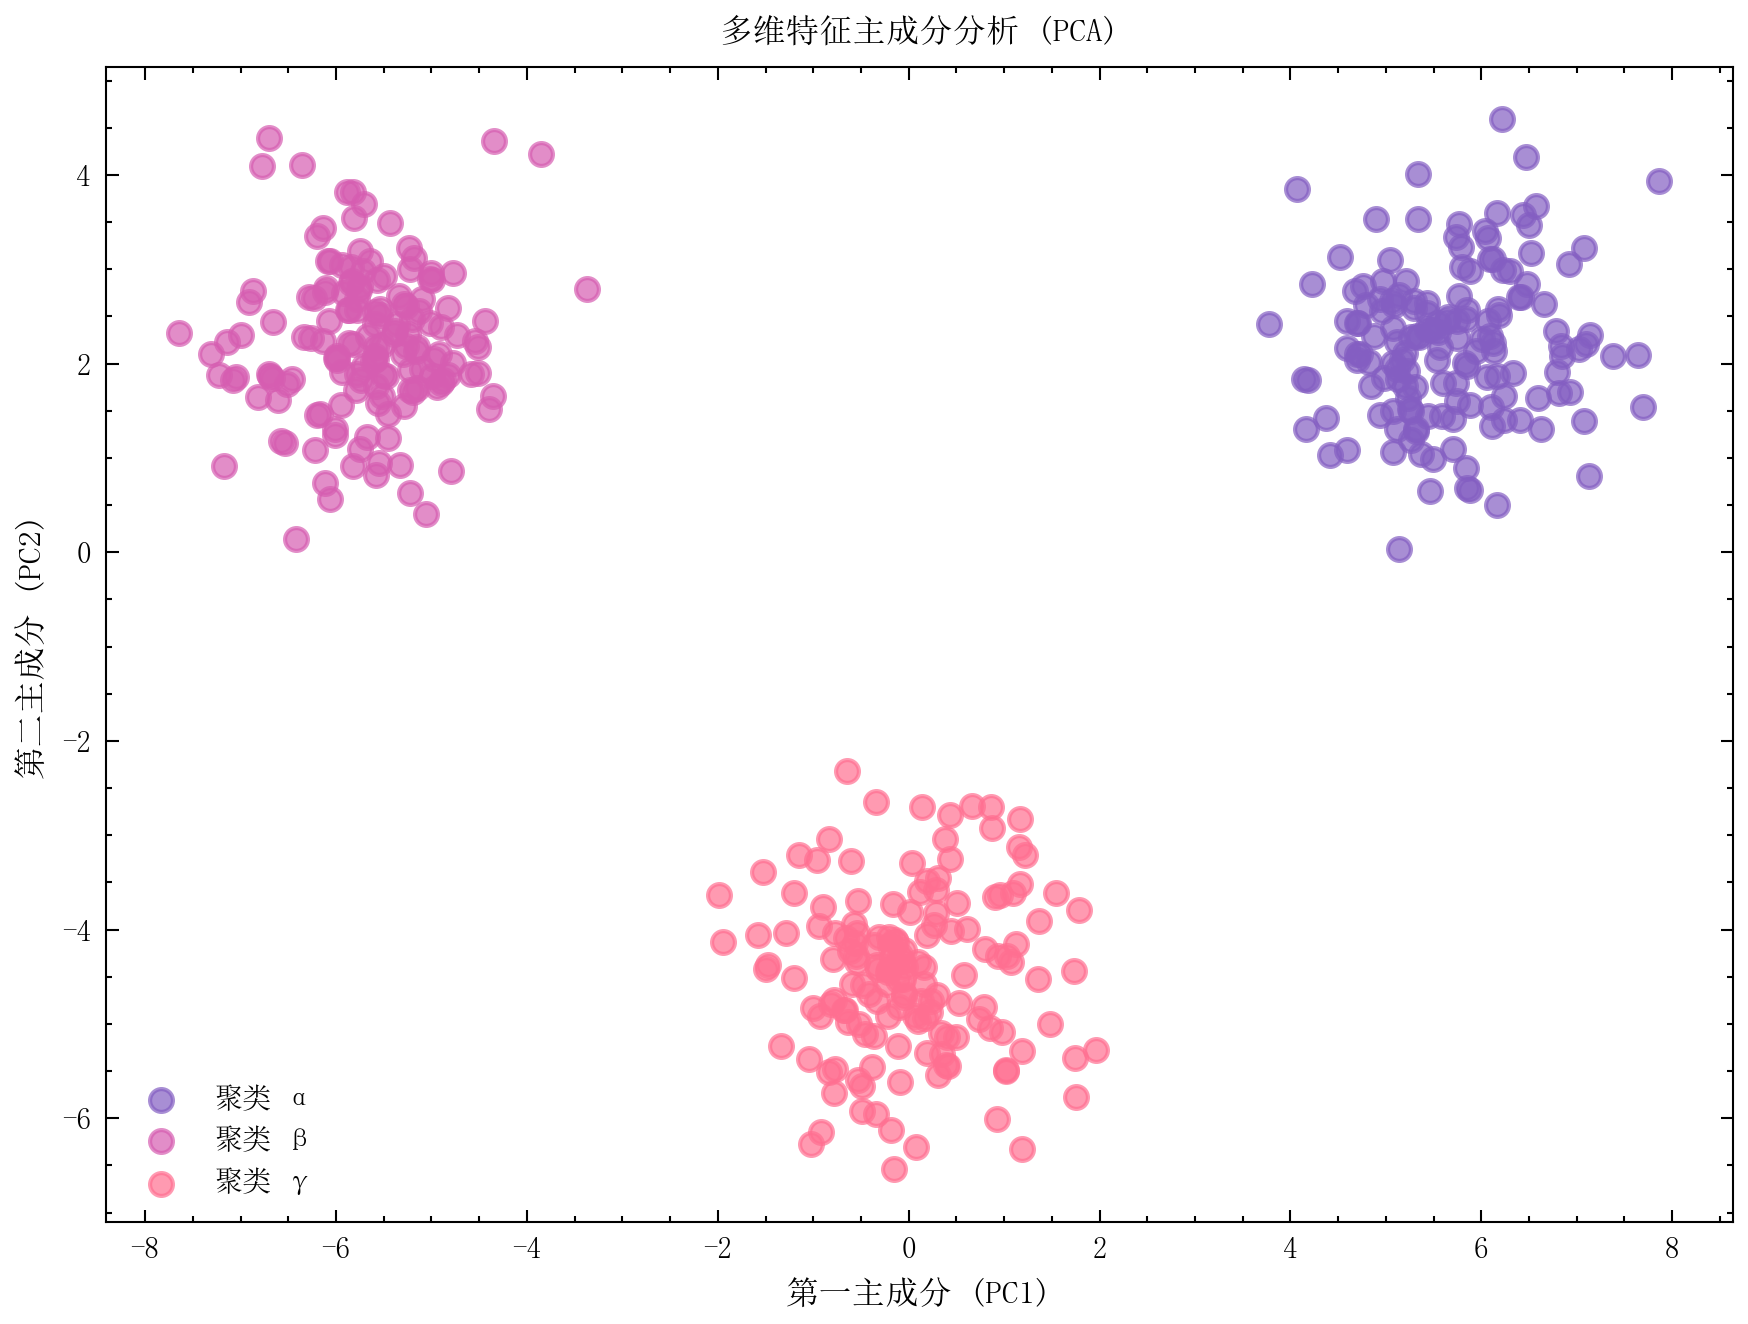

This chart was generated by the following Python code:
"""
09_pca.py — PCA 主成分分析可视化

展示 SciPlot 的 plot_pca() 功能：对 3 个高斯聚类（共 450 个样本、8 维特征）
进行主成分分析并以 2D 散点图呈现，按聚类着色。
使用 pastel 配色，Nature 默认样式，中文标签。
"""

import numpy as np
import sciplot as sp

# 可复现随机种子
np.random.seed(42)

# ── 数据生成 ──────────────────────────────────────────────────
# 模拟 3 个聚类的高维数据（每个聚类 150 个样本，8 个特征）
n_samples_per_cluster = 150
n_features = 8

# 聚类中心（在 8 维空间中有明显分离）
centers = np.array([
    np.tile(2.0, n_features),       # 聚类 A：中心在 (2, 2, ..., 2)
    np.tile(-2.0, n_features),      # 聚类 B：中心在 (-2, -2, ..., -2)
    np.array([3, -3, 3, -3, 0, 0, 2, -2]),  # 聚类 C：混合方向
])

# 生成数据
data_list = []
labels_list = []
cluster_names = ["聚类 α", "聚类 β", "聚类 γ"]

for i, (center, name) in enumerate(zip(centers, cluster_names)):
    cluster_data = center + np.random.randn(n_samples_per_cluster, n_features) * 0.8
    data_list.append(cluster_data)
    labels_list.extend([name] * n_samples_per_cluster)

data = np.vstack(data_list)
labels = np.array(labels_list)

# ── PCA 可视化 ────────────────────────────────────────────────
fig, ax = sp.plot_pca(
    data,
    labels=labels,
    venue="nature",
    palette="pastel",
    s=30,           # 散点大小
    alpha=0.7,      # 透明度
)

# 自定义标签（中文）
ax.set_xlabel("第一主成分 (PC1)")
ax.set_ylabel("第二主成分 (PC2)")
ax.set_title("多维特征主成分分析 (PCA)")

# ── 保存 ──────────────────────────────────────────────────────
sp.save(fig, "showcase/09_pca", formats=("png",), dpi=300)
